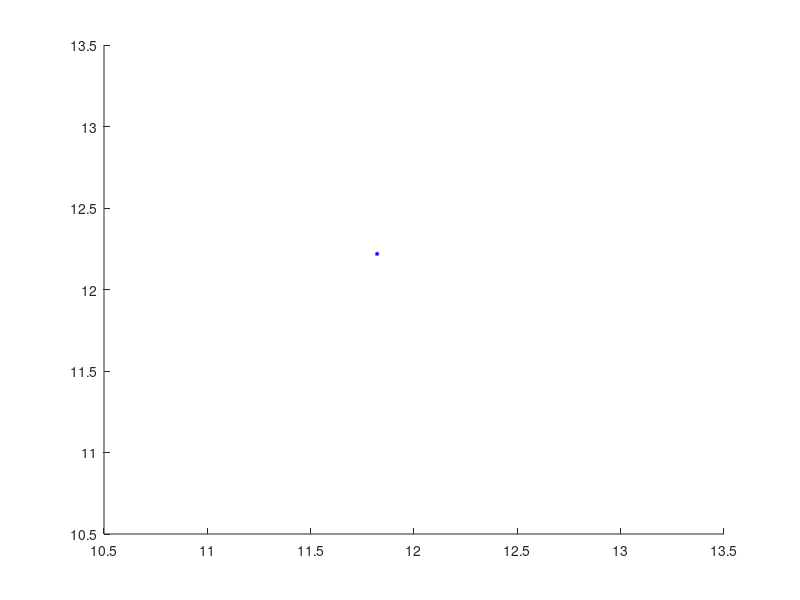

The MATLAB script that drew this image: (Note: this script raises an error after producing the figure.)



% tic; % timer
clear; clc; hold on;
i = 1; % iterator
b = 15; h = 15; % base & height
AP = [b/2 h/2]; % central AP
nSTAs = 4; % number of stations
P_tx = 21; % transmitted power by AP in dBm

draw = 1; % 1 - to plot the room, 0 - to not plot.

k = 5.25;       % attenuation of each wall
W = 0.1467;     % average number of traversed walls per meter
lambda = 2.06;  % attenuation factor
L_o = 54.1200;  % path loss intercept

NSS = 4; % SU spatial streams.
BW = 20; % bandwidth (MHz)

P_rx = zeros(nSTAs,1);         % initialize array received power
distance = zeros(nSTAs,1);     % initialize array distance
coordinates = zeros(nSTAs,2);  % initialize matrix coordinates 

while i <= nSTAs

    % random position generation of STAs
    j = 1;
    xSTA = rand * b; % x random position
    coordinates(i, j) = xSTA;
    j = 2;

    while j == 2
        ySTA = rand * h; % y random position
        coordinates(i, j) = ySTA;
        break;
    end

    if (draw == 1); plot(xSTA, ySTA, "*b", 'MarkerSize', 3); end % plots the STA

    distance(i) = distanceToAP(AP, coordinates(i, 1), coordinates(i, 2));
    P_rx(i) = STAPowerReceived(P_tx, distance(i), lambda, L_o, k, W); % received power

    %fprintf("--------------- STA number %d ---------------\n\n", i);
    %singleSTA_throughput(P_rx(i));

    i = i + 1;
end

distance = sort(distance,'ascend');
P_rx = sort(P_rx,'descend');
drawScenario(draw, b, h, P_rx, distance); 


time = 0;
MaxCycles = 1;
prob_err = 0.25;
TxSTA = zeros(1, nSTAs);
SuccTx = zeros(1, nSTAs);
throughput = zeros(1, nSTAs);

length = 12e3; % packet size (bits)

for i = 1:MaxCycles % TxtoSTA_1 ... TxtoSTA_N-1 TxtoSTA_N || TxtoSTA_1 ... TxtoSTA_N-1 TxtoSTA_N

    for j = 1:nSTAs
        % Ts = TxToSTA(j); % transmition time of each station
        TxSTA(j) = STATransmissionTime(NSS, BW, P_rx(j), length, distance(j));

        if (rand() < prob_err)
            SuccTx(j) = SuccTx(j) + 1; % successful transmissions/cycle in each STA
            % fprintf("The STA number %d had %d error(s)\n", j, SuccTx(j));
        end

        % time -> total time to transmit the packet to all STAs
        time = time + TxSTA(j); % time addition,
    end

end

% Throughput = TxSTA_i * L / suma (TxSTA_j, per tot j)

for i = 1:nSTAs
    throughput(i) = length * (TxSTA(i) / time);
    throughput(i) = throughput(i) / 1E6; % scale bps to Mbps
    fprintf("--- STA number %d --- \n", i);
    fprintf("Throughput = %.6f Mbps \n\n", throughput(i));

end

% toc; % timer
